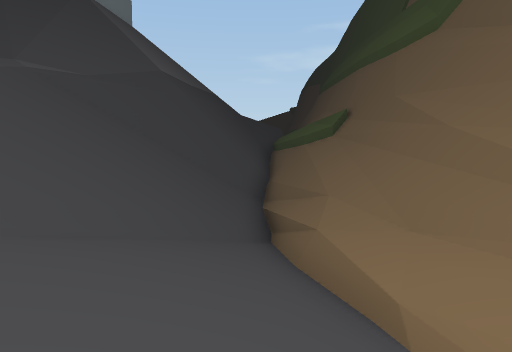
view 1 (above)

17 first-person views from a walk through a 3-D level made in the Unity game engine. The camera is 1.4 m above the floor, tilts 4° down and sees 70° across. The floor is counted in squares, 2 m on a side. Each view is taken from the middle of a square. On the plan, view 1 faces up. The plan holds only what a view shows up to about 11 squares ahead; the rest is blank. The place goes on beyond the plan. Flat ground stands in for the terrain. Some animated figures are not drawn. Some surface patterns are stand-ins.

view 2
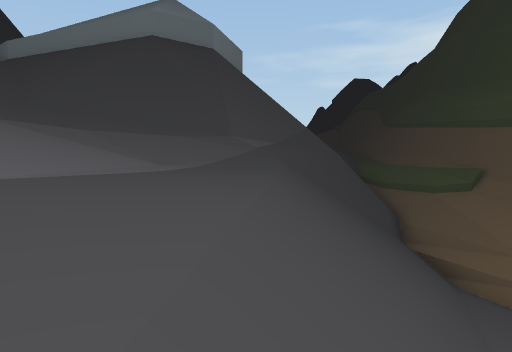

view 3
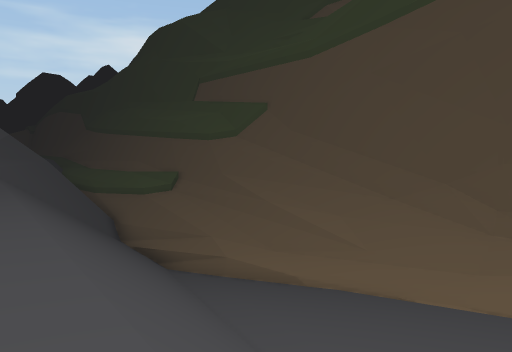

view 4
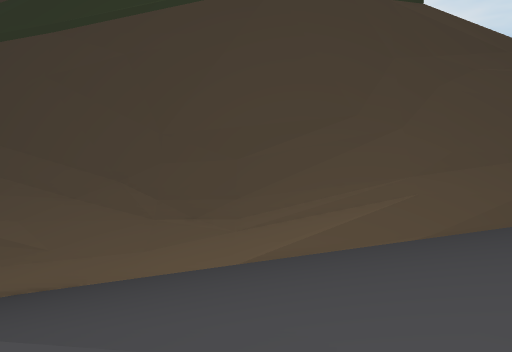

view 5
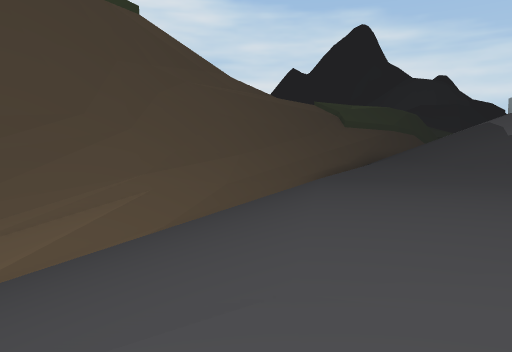

view 6
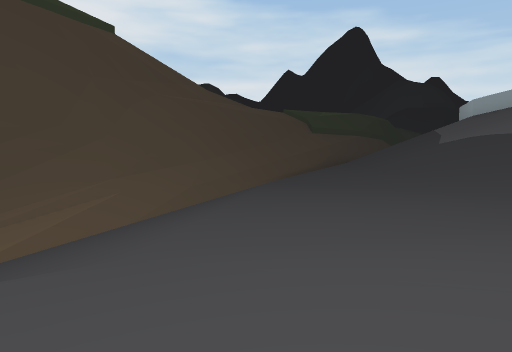

view 7
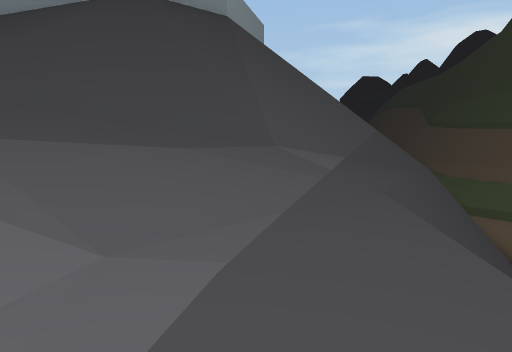

view 8
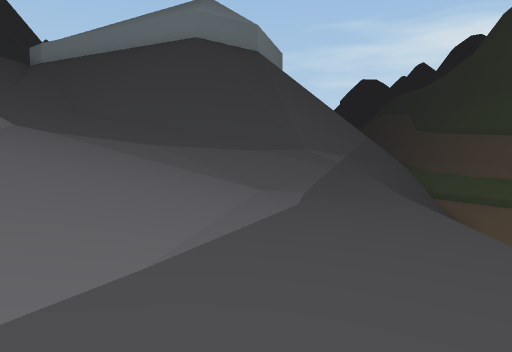

view 9
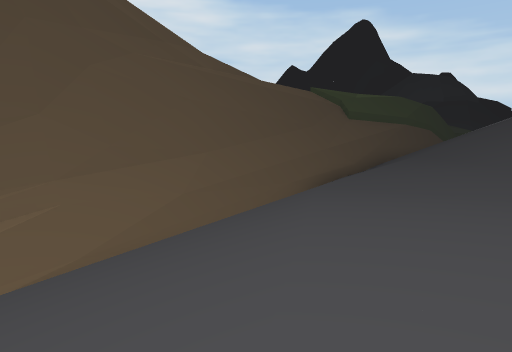

view 10
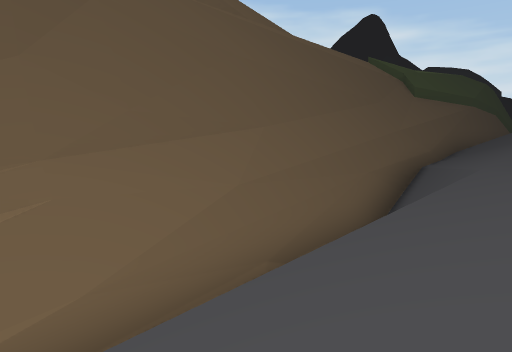

view 11
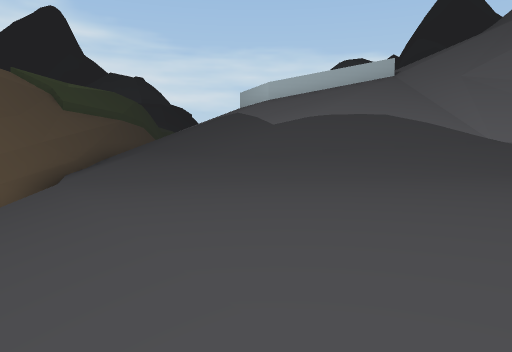

view 12
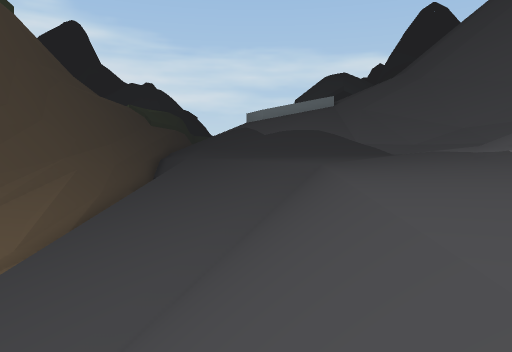

view 13
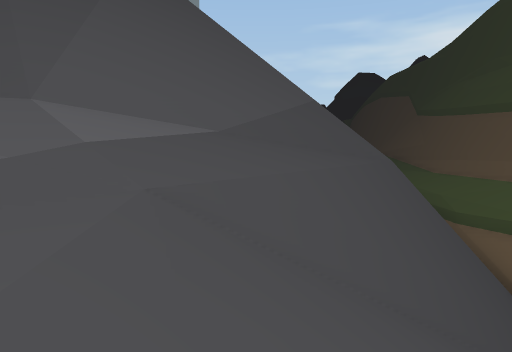

view 14
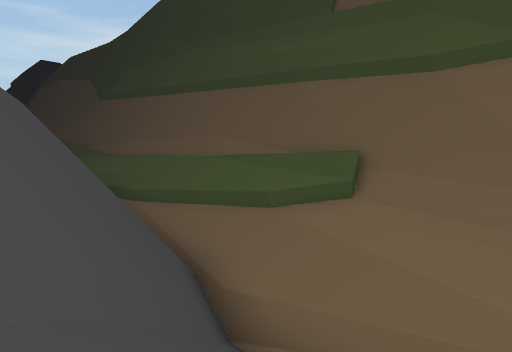

view 15
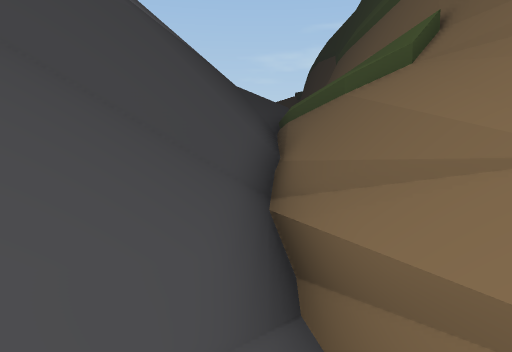

view 16
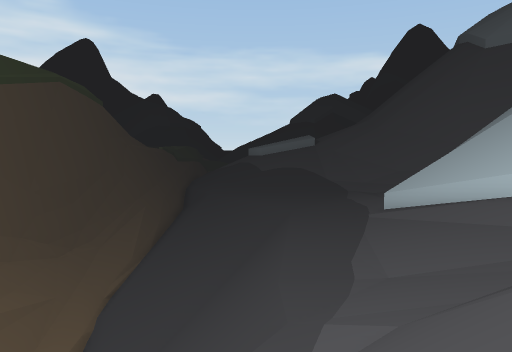

view 17
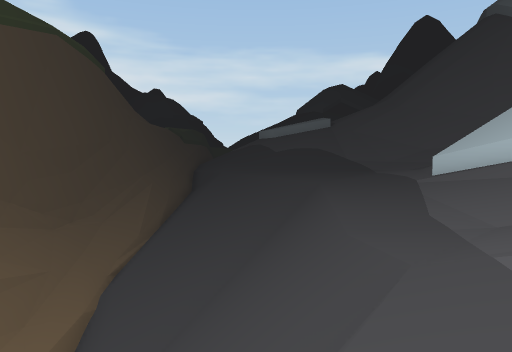

### Floor plan
Key: @ floor where view 1 was taken; # wall or solid block; . main floor; : floor 0.75 m higher than the main floor; + floor 1.5 m higher than the main floor; * floor 2.5 m higher than the main floor; - floor 3.25 m lower than the main floor; / step, stairs or slope; = window, fence, low wall or low ledge; ^ raised ledge; v drop or lower ground.
Columns run from 14 left of view 1 to 5 right of it. Each row starts with its distance up from view 1.
 17                v##
 16            //vvv##
 15            //vvv=#
 14  ###  //// //vvv=#
 13  ////////////vvv=#
 12   //////////vv-v=^
 11   //////////v###=^
 10 ////////////##/#=^
  9 ///////////=///==^
  8  /////////=////=/^
  7  ////////:///////^
  6   /*////::///////^^
  5    /+:::..///////#^
  4    /+:::../////=/=^
  3    /+::...///////=^
  2   #//::...////////^
  1     /::../////////=
  0    #//:../////@///=
 -1       :../////////^
 -2      /:../////////^
 -3      ::../////////^
 -4     /::..////////=^
 -5    /:::..///////=#^
 -6    /:::...//////#=^
 -7       .....//// #=
 -8       ...../////#^
 -9       ......////#^v
-10       ......./ /# vv
-11       ......./ /# vv
-12       :.......//# vv
-13      ::::::::.==#vv=
-14     /:::::::::/=#vv=
-15     ////////::/v#v =
-16     /////////://#v

Positions as (right, up) in squares from view 1, and headings:
1: (0, 0), facing up
2: (-5, -2), facing up
3: (-6, -3), facing up-right
4: (-7, -4), facing right
5: (-7, -3), facing down-right
6: (-9, -3), facing down-right
7: (-6, 3), facing up
8: (-7, -1), facing up
9: (-5, -6), facing down-right
10: (-2, -7), facing down-right
11: (-4, -6), facing down
12: (-4, 5), facing down
13: (-4, 6), facing up
14: (-3, 7), facing up-right
15: (0, 5), facing up
16: (-4, 13), facing down
17: (-3, 11), facing down
